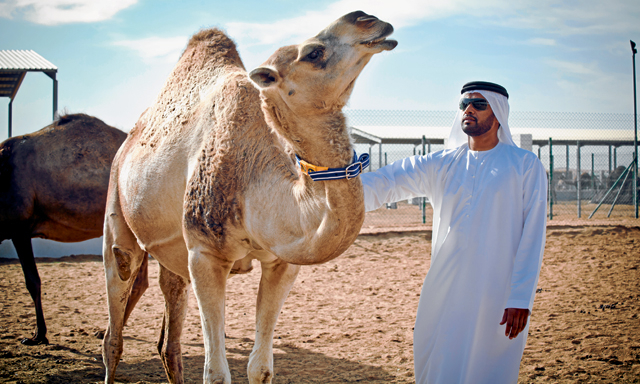
#> input picture Photo_to_Sketch_using_opencv/camel.jpg, 640 x 384 px
$ python sketch.py
#> lines starting #> are read from the running program, lines starting #| are printed output that depends on the picture
import cv2

#load the image from the file and show it in a window.
#Use the ‘Esc’ key to close the window.

color_image = cv2.imread("camel.jpg")
#> color_image is the input picture: shape (384, 640, 3); mean B, G, R 140.3, 148, 159.2
cv2.imshow("camel",color_image)
cv2.waitKey()
cv2.destroyAllWindows()

#stylization function to create the effect of smoothing out the colors and the image.

cartoon_image = cv2.stylization(color_image, sigma_s=150, sigma_r=0.25)
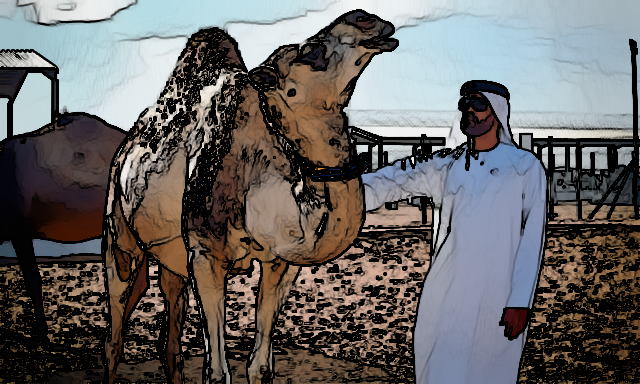
#> cartoon_image: shape (384, 640, 3); mean B, G, R 100.5, 101.6, 104.3
cv2.imshow('cartoon', cartoon_image)
cv2.waitKey()
cv2.destroyAllWindows()

#Create a pencil and colour pencil sketch effect

cartoon_image1, cartoon_image2  = cv2.pencilSketch(color_image, sigma_s=60, sigma_r=0.5, shade_factor=0.02)
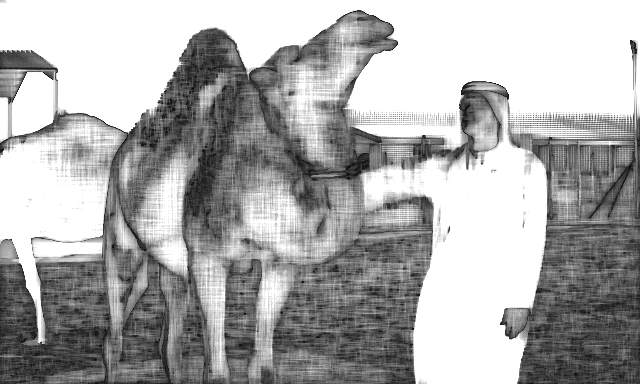
#> cartoon_image1: shape (384, 640); min 10, max 255, mean 171.5
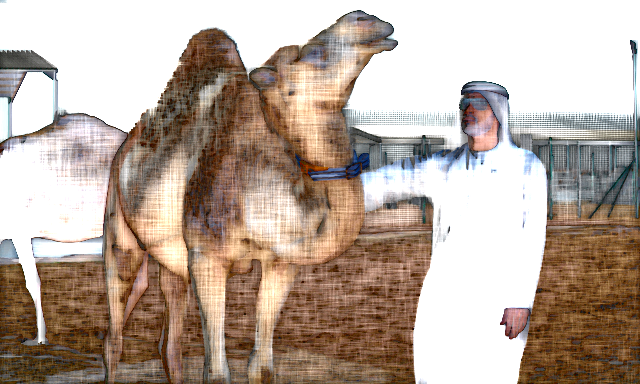
#> cartoon_image2: shape (384, 640, 3); mean B, G, R 155.7, 167.9, 184
cv2.imshow('pencil', cartoon_image1)
cv2.waitKey()
cv2.destroyAllWindows()

cv2.imshow('pencil', cartoon_image2)
cv2.waitKey()
cv2.destroyAllWindows()
